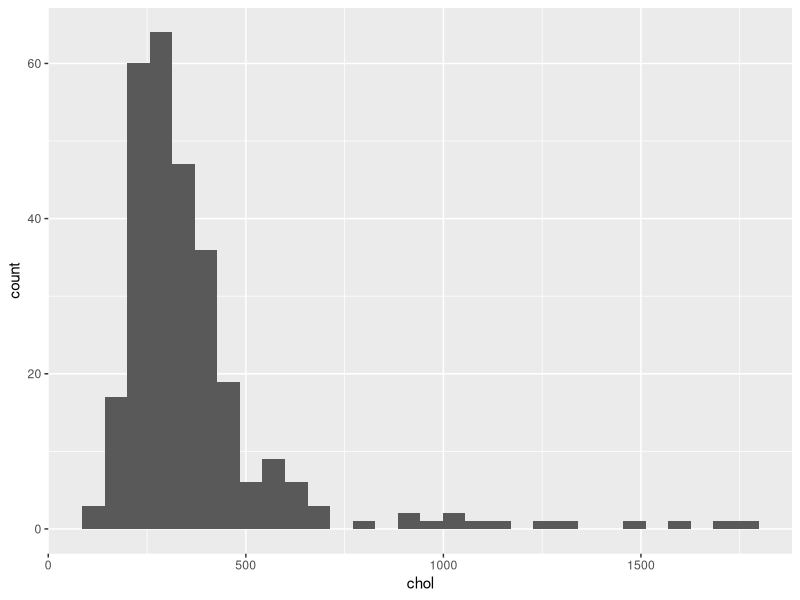
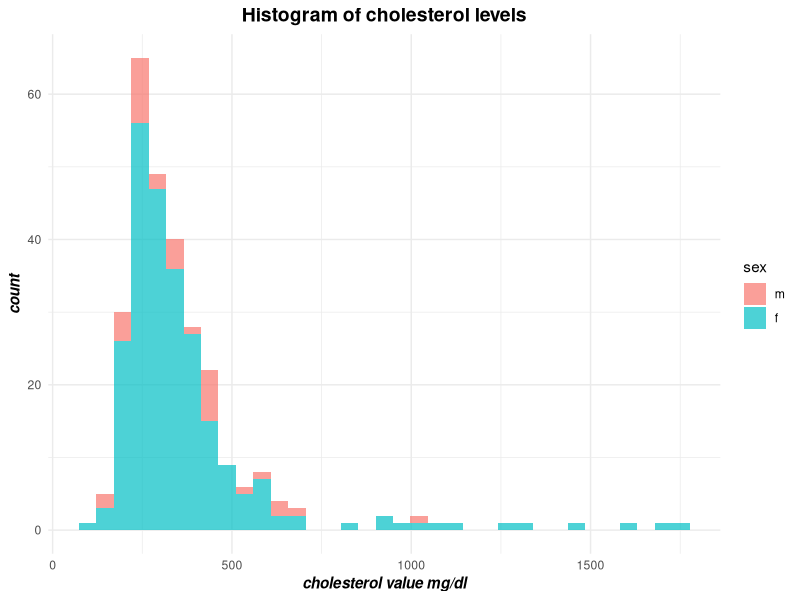
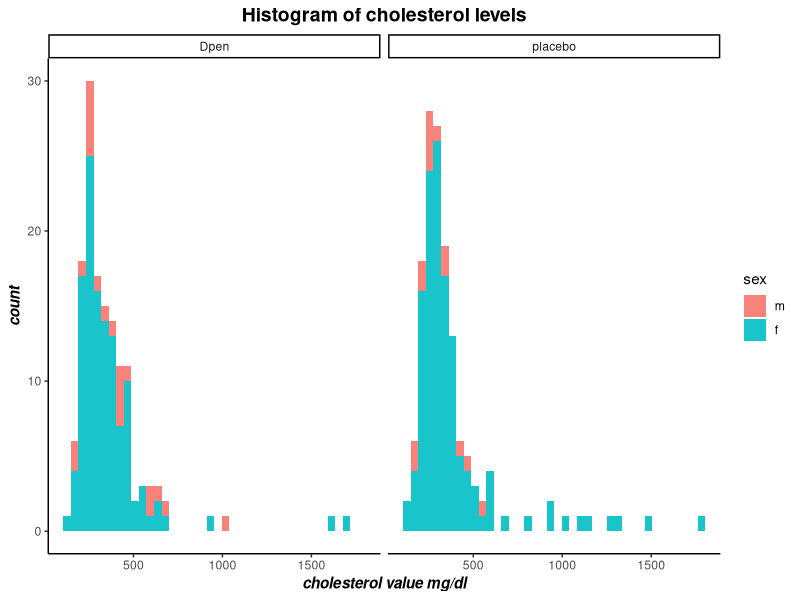
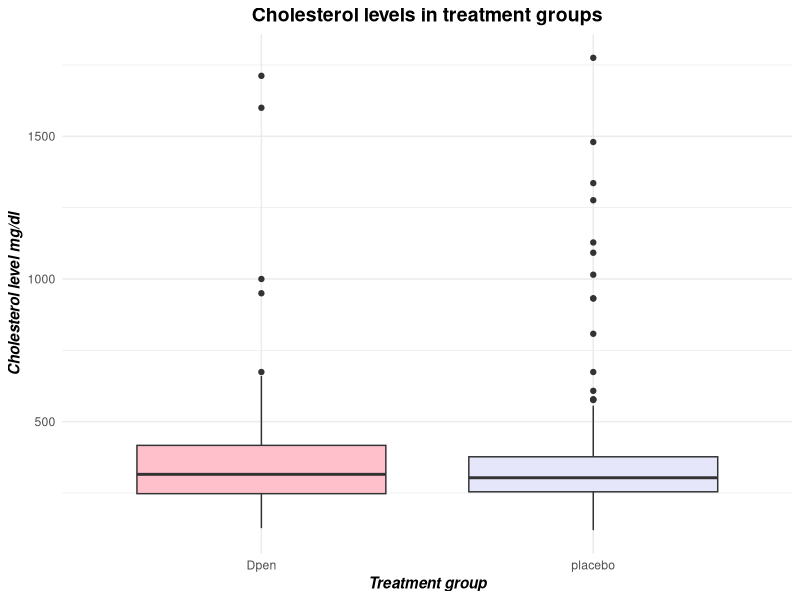
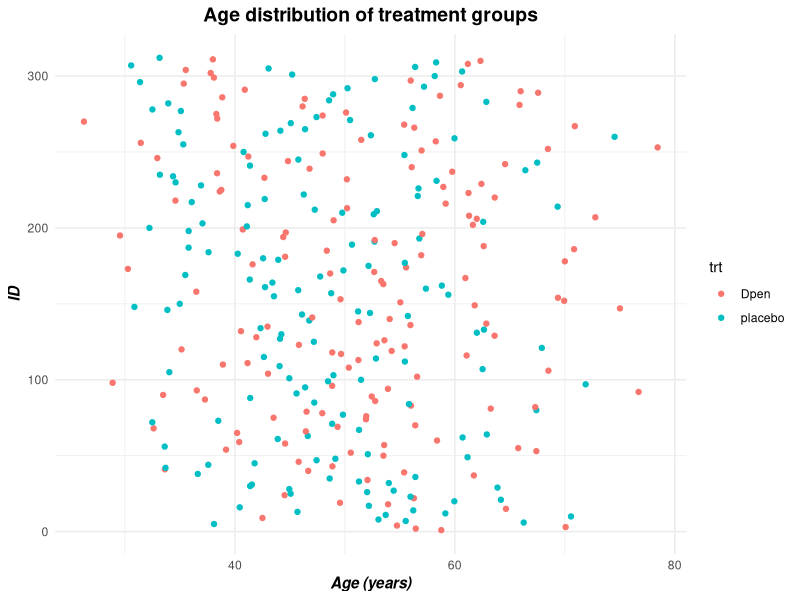

Recreate these plots in R, in order.
## ---- chunk 1

knitr::opts_chunk$set(cache=TRUE, error=FALSE, message=FALSE, warning=FALSE)

## ---- chunk 2
# install.packages("tidyverse") #installing tidyverse
library(tidyverse)   #loading the package
library(ggplot2)     # loading ggplot
library(survival)  #loading package for dataset
## ---- chunk 3

ggplot(data=pbc,aes(x=chol))+
  geom_histogram()  #creates a histogram
## ---- chunk 4
ggplot(data=pbc,aes(x=chol, fill=sex))+
  geom_histogram(position="stack",alpha=0.7,bins=35)+ #creates a histogram
  labs(title="Histogram of cholesterol levels",x="cholesterol value mg/dl")+ #create axis labels
  theme_minimal()+
  theme(plot.title = element_text(face="bold",size="14",hjust=0.5))+ #Bold and center the title
  theme(axis.title.x=element_text(face="bold.italic"))+
  theme(axis.title.y=element_text(face="bold.italic"))
  
## ---- chunk 5
pbc_clean<-pbc%>%
  filter(!is.na(trt))%>%
  mutate(trt=fct_recode(factor(trt),Dpen="1",placebo="2")) #dataset cleaning to remove na values
ggplot(data=pbc_clean,aes(x=chol, fill=sex))+
  geom_histogram(bins=40, position="stack", alpha=0.9)+ #creates a histogram
  facet_wrap(~trt)+ # trt variable has treatment groups
  labs(title="Histogram of cholesterol levels",x="cholesterol value mg/dl")+ #create axis labels
  theme_classic()+
   theme(plot.title = element_text(face="bold",size="14",hjust=0.5))+ #Bold and center the title
  theme(axis.title.x=element_text(face="bold.italic"))+
  theme(axis.title.y=element_text(face="bold.italic"))
  
## ---- chunk 6
ggplot(data=pbc_clean)+
  geom_boxplot(aes(x= trt, y=chol),fill=c("pink","lavender"))+
  labs(title="Cholesterol levels in treatment groups",x="Treatment group",y="Cholesterol level mg/dl")+
  theme_minimal()+
    theme(plot.title = element_text(face="bold",size="14",hjust=0.5))+ #Bold and center the title
  theme(axis.title.x=element_text(face="bold.italic"))+
  theme(axis.title.y=element_text(face="bold.italic"))
  
## ---- chunk 7
ggplot(data=pbc_clean,aes(x=age,y=id,col=trt))+
  geom_point()+
  labs(title="Age distribution of treatment groups",x="Age (years)",y="ID")+
  theme_minimal()+
    theme(plot.title = element_text(face="bold",size="14",hjust=0.5))+ #Bold and center the title
  theme(axis.title.x=element_text(face="bold.italic"))+
  theme(axis.title.y=element_text(face="bold.italic"))
